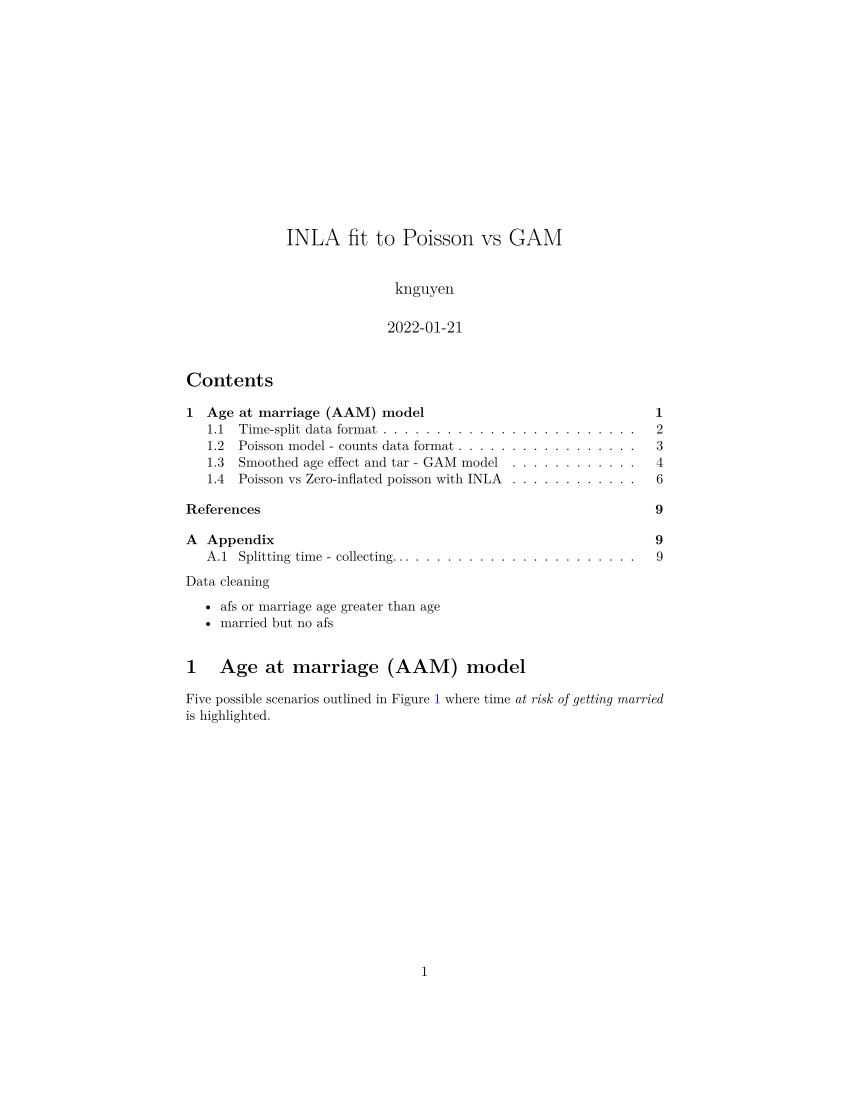

Source code (R):
#' ---
#' title: "INLA fit to Poisson vs GAM"
#' bibliography: "../zotero_biblatex.bib"
#' output:
#'   pdf_document:
#'     toc: true
#'     number_sections: true
#'     keep_tex: true
#'     include:
#'       in_header: "~/templates/floatHforRmarkdown.tex"
#' documentclass: article
#' linkcolor: blue
#' urlcolor: blue
#' citecolor: red
#' ---
#'
# -----------------------------------------------------------------------------

#+ packages and config, include=FALSE
library(rdhs)
library(tidyverse)
library(ggplot2)
library(janitor)
library(survival)
library(Epi)
library(popEpi)
library(mgcv)
tabyl <- function(dat, ...) janitor::tabyl(dat, ..., show_missing_level = FALSE)
library(knitr)
opts_chunk$set(echo = FALSE, cache = FALSE, out.extra = "")
set.seed(1)

library(INLA)
remotes::install_github("kklot/ktools")
library(ktools)
remotes::install_github("kklot/inlar")
library(inlar)

# Pull with `rdhs`
# set_rdhs_config(email = "ath19@ic.ac.uk", project = "Statistics and Machine Learning for HIV")
# datasets <- dhs_datasets("MW", fileFormat = "flat", fileType = c("IR")) %>%
#     filter(SurveyYear == 2015)  %>%
#     mutate(sex = if_else(FileType == "Individual Recode", "female", "male"))
# datasets
datasets <- readRDS("~/dhs_datasets.rds")
# downloads <- get_datasets(datasets$FileName)
# names(downloads)
downloads <- readRDS("~/dhs_downloads.rds")

x <- 1 # adapt from multiple datasets
o <- readRDS(downloads[[x]]) %>%
    as_tibble() %>%
    mutate(lab = datasets$SurveyId[x])

# Extract and converting date time 
dta <- o %>%
    select(
        psu = v021, strata = v023, weights = v005, dob = v011, doi = v008, afs = v531, lab,
        marriage_age = v511,
        n_union = v503,
        month_1st_union = v507,
        year_1st_union = v508,
        cmc_uninon = v509,
        marital_status = v501
    ) %>%
    mutate(
        marriage_age =  if_else(is.na(marriage_age), 0L, marriage_age),
        marriage_age2 = (cmc_uninon - dob) / 12,
        iso = substr(lab, 1, 2),
        yob = cmc_to_year(dob), svy = cmc_to_year(doi),
        age = svy - yob, sex = datasets$sex[x]
    )

#' Data cleaning
#'
#' - afs or marriage age greater than age
#' - married but no afs
#' 
dta %<>% filter(!(afs > age | marriage_age > age))
dta %<>% filter(!(marital_status != 0 & afs == 0))
# dta %<>% filter(afs <= marriage_age)
dta <- dta |>
    mutate(across(c(marital_status, n_union), as_factor)) %>%
    mutate(marital_status = fct_recode(
        marital_status,
        separated = "no longer living together/separated",
        union = "living with partner"
    ))

#' # Age at marriage (AAM) model
#'
#' Five possible scenarios outlined in \cref{fig:aamModel} where time *at risk of
#' getting married* is highlighted.
#'
#+ aamModel, fig.cap = "AAM risk set model", fig.height=3
bind_rows(
    tibble(start = char(birth, afs, aam), end = char(afs, aam, aai), a = 0:2, z = 1:3, risk = c(0, 1, 0)),
    tibble(start = char(birth, afs), end = char(afs, aai), a = c(0, 1), z = c(1, 3), risk = c(0, 1)),
    tibble(start = char(birth, aam, afs), end = char(aam, afs, aai), a = c(0, .7, 1), z = c(.7, 1, 3), risk = c(1, 0, 0)),
    tibble(start = char(birth, aam), end = char(aam, aai), a = c(0, .7), z = c(.7, 3), risk = c(1, 0)),
    #' no AFS
    tibble(start = char(birth), end = char(aai), a = c(0), z = c(3), risk = c(1)),
    .id = 'set'
) %>%
    mutate(risk = factor(risk, labels = char(No, Yes)), 
    across(where(is.character), str_to_upper)) %>%
    ggplot() +
        geom_segment(aes(a, 1, xend = z, yend = 1, color=risk), arrow = arrow(type = "closed")) +
        geom_text(aes(a, 1.1, label = start)) +
        geom_text(aes(z, 1.1, label = end)) +
        theme_void() +
        scale_color_manual(values = c("grey", "#FD7C02")) +
        coord_cartesian(ylim = c(.5, 1.5)) +
        facet_grid(vars(set)) +
        guides(color = 'none')
#' The first case is the typical states transition with observed marriage event;
#' the second case is right censored at the time of interview. The third and
#' fourth case are special in that the time "at risk of getting marriage" are
#' counted from birth. To reflect the difference between this exposure time and
#' the two standard cases (1 and 2), respondent's age at the exposure time are
#' taken into account.
#' 
lexis <- dta %>%
    select(age, marriage_age, afs) %>%
    mutate(
        across(where(is.integer), as.numeric),
        event = as.numeric(marriage_age != 0),
        age_0 = case_when(
            event == 1 & afs != 0 & afs <= marriage_age ~ afs, # age count from afs
            event == 0 & afs != 0 ~ afs, # age count from afs
            event == 1 & afs != 0 & afs > marriage_age ~ 0, # age count from birth
            event == 1 & afs == 0 ~ 0, # age count from birth
            event == 0 & afs == 0 ~ 0 # age count from a
        ),
        time = case_when(
            event == 1 & afs != 0 & afs <= marriage_age ~ marriage_age - afs, 
            event == 0 & afs != 0 ~ age - afs, 
            event == 1 & afs != 0 & afs > marriage_age ~ marriage_age, 
            event == 1 & afs == 0 ~ marriage_age,
            event == 0 & afs == 0 ~ age
        )
    )

#' ## Time-split data format
#'
#' The exposure time is divided by equidistant intervals of length $\tau = 1$,
#' from zero year to maximum 46 in this data. Status of the respondents at all
#' periods prior to the end of the study period (\cref{fig:aamModel}) was set to
#' single.
#'
#' Respondent's age at each of the intervals is calculated accordingly and
#' modelled as a covariate. To avoid dropping of samples with immediate
#' transition (time at risk is zero), a month was added to the age at marriage
#' if age at marriage equal age at first sex (or adding 1/12 to exposure time
#' where exposure time is zero). The example is shown in \cref{tab:data_lexis}.
#'
#+ message=F, warnings=F
#' lexis %<>% mutate(time = if_else(time == 0, time + 1 / 12, time)) # add a month
Lx <- Epi::Lexis(
    exit = list(tar = time),
    exit.status = factor(event, labels = c("Single", "Married")),
    data = lexis
)
sL <- splitMulti(Lx, tar = seq(0, 46, 1))
sL %<>% mutate(aar = age_0 + tar)

#+ data_lexis, results = "asis"
sL %>%
    head() %>%
    kable(caption = "\\label{tab:data_lexis}Lexis data format: 
    lex.id: respondent's id,
    tar: time at risk,
    lex.dur: at risk duration,
    aar: age at risk,
    age: age at interview,")

summary(sL)

#' ## Poisson model - counts data format
#'
#' Counting the events and person-year by time at risk and age at risk
#' (\cref{tab:dataCountFormat}). The empirical rates of marriage are shown in
#' \cref{fig:empirical_rate} where time since at risk is grouped for
#' visualization.
#'
psdata <- sL %>%
    group_by(tar, aar) %>%
    summarise(
        count = sum(lex.Xst == "Married"),
        person_year = n()
    ) %>%
    ungroup() %>% as.data.frame()

#+ results = "asis"
psdata %>%
    head() %>%
    kable(caption = "\\label{tab:dataCountFormat}Count data format")

caption_long <-
    "Rate of marriage per person-year by exposure time and age at risk based on
    count format data. Thick line is median across exposure time."

psdata %>%
    # grouping for plotting only
    mutate(tar2 = findInterval2(tar, c(0:10, 15, 20))) %>%
    group_by(tar2, aar) %>%
    mutate(count = sum(count), person_year = sum(person_year)) %>%
    ungroup() %>%
    mutate(rate = count / person_year) %>%
    group_by(aar) %>%
    mutate(med = median(rate)) -> empirical_rate

#+ empirical_rate, fig.cap = caption_long
empirical_rate %>%
    ggplot() +
    geom_line(aes(aar, rate, color = factor(tar2))) +
    geom_line(aes(aar, med), size = 2) +
    scale_color_viridis_d() +
    theme(legend.position = 'bottom') +
    labs(color = "Time since at risk", x = "Age at risk")

#' ## Smoothed age effect and tar - GAM model
#' 
#' To reflect the observed nonlinear age effect in \cref{fig:empirical_rate}.
#' Age effect is smoothed with `gam` as follows:
#' 
mp2 <- gam(count ~ s(aar) + s(tar), poisson(link = "log"), psdata, offset = log(person_year))
#' The model with smoothed age effect shows significant improvement, as seen in
#' in \Cref{fig:poisson_rate_separate}. Rate of marriage increases with age and taping
#' off from age 25. Consider adolescent age, marriage are more likely to occur
#' within a year exposed to risk (sexual debut in this case). 

# prediction data frame
nd <- crossing(aar = 10:30, tar = c(0,1,2,3,5,7,10))

#+ poisson_rate_merge, fig.cap = 'Estimate rate of marriage by age'
rom <- ci.pred(mp2, nd) %>%
    as_tibble() %>%
    rename_with(~ char(est, lo, up)) %>%
    bind_cols(nd) %>%
    left_join(psdata, char(aar, tar))  %>% 
    ggplot() +
    geom_point(aes(aar, count/person_year, color = factor(tar))) +
    geom_line(aes(aar, est, color = factor(tar))) +
    geom_ribbon(aes(aar, est, ymin=lo, ymax=up, fill = factor(tar)), alpha = .5) +
    labs(
        title = "Poisson model with fixed effect of TAR",
        x = "Age", y = "Rate", color = "Time since at risk"
    ) + guides(fill = 'none')
rom

#+ poisson_rate_separate, fig.cap = 'Estimate rate of marriage by age'
rom + facet_wrap(~tar, scales = 'fixed')

#' ## Poisson vs Zero-inflated poisson with INLA
#'
#' The likelihood is defined as
#'
#' $$\text{Prob}(y \mid \ldots ) = p \times 1_{[y=0]} + (1-p)\times \text{Poisson}(y)$$
#'
#' where $p$ is a hyperparameter where
#'
#' $$p = \frac{\exp(\theta)}{1+\exp(\theta)}$$
#'
#' and the Gaussian prior is defined on $\theta$.
result0 = inla(
    count ~ f(aar, model = "rw1") + f(tar, model = "rw1") + offset(ln_py),
    family = "zeroinflatedpoisson1",
    data = psdata %>% bind_rows(nd %>% mutate(count = NA)) %>% mutate(ln_py = log(person_year)),
    # data = psdata %>% filter(person_year != 1) %>% bind_rows(nd %>% mutate(count = NA)) %>% mutate(ln_py = log(person_year)),
    control.predictor = list(compute = TRUE, link = 1),
    control.compute = list(config = TRUE, waic = T)
)

result1 = inla(
    count ~ f(aar, model = "rw1") + f(tar, model = "rw1") + offset(ln_py),
    family = "poisson",
    data = psdata %>% bind_rows(nd %>% mutate(count = NA)) %>% mutate(ln_py = log(person_year)),
    # data = psdata %>% filter(person_year != 1) %>% bind_rows(nd %>% mutate(count = NA)) %>% mutate(ln_py = log(person_year)),
    control.predictor = list(compute = TRUE, link = 1),
    control.compute = list(config = TRUE, waic = T)
)

#+ WAIC, results = 'asis'
bind_rows(
    result1$waic[1:2] %>% bind_cols() %>% mutate(model = "Poisson"),
    result0$waic[1:2] %>% bind_cols() %>% mutate(model = "Zero-inflated")
) %>%
    relocate(model, .before = waic) %>%
    knitr::kable(caption = "\\label{tab:waic}WAIC Poisson vs Zero-inflated Poisson")

#' Estimate the probability of having no case of marriage is 7%. This is not
#' what we want. The exceed zeros in is the zero in time, not zero in number of
#' marriages in a period.
#' 
#' Let work on this to get INLA into the story. Mainly how to deal with
#' prediction without the offset: fitted values will include `offset` but does
#' not include `E`
#' 
#+ hyperpar_poisson1, results = 'asis'
result0$summary.hyperpar %>%
    select(1:2)  |> 
    knitr::kable(caption='\\label{tab:hyperpar_poisson}Poisson zero-inflated hyperparameters')
result1$summary.hyperpar %>%
    select(1:2)  |> 
    knitr::kable(caption='\\label{tab:hyperpar_poisson}Poisson hyperparameters')

#' Effect of AAR and TAR are shown in \cref{fig:inla_poisson_re}.
#'
#+ inla_poisson_re, fig.cap = 'RW2 models for age and time at risk'
autoplot(result0, "summary", "random") + facet_wrap(~var, scales = "free") +
    geom_hline(yintercept = 0)

#+ inla_poisson_fitted, fig.cap = 'Fitted values vs median - INLA'
autoplot(result0, "summary", "fitted.values") +
    geom_abline(slope = 1, intercept = 0)

#' Sample from posteriors and get the prediction for the combinations of TAR and AAR.
#' 
r.samples <- inla.posterior.sample(n = 100, result = result0, num.threads = 4)
post_latent <- r.samples %>%
    as_tibble(var = "latent") %>%
    filter(term == "Predictor") %>%
    slice(nrow(psdata) + 1:nrow(nd)) %>%
    group_by(term_id) %>%
    summarise(value = mean(value), up = quantile(value, probs = .975), lo = quantile(value, probs = 0.025)) %>%
    bind_cols(nd)

r.samples <- inla.posterior.sample(n = 100, result = result1, num.threads = 4)
post_latent1 <- r.samples %>%
    as_tibble(var = "latent") %>%
    filter(term == "Predictor") %>%
    slice(nrow(psdata) + 1:nrow(nd)) %>%
    group_by(term_id) %>%
    summarise(value = mean(value), up = quantile(value, probs = .975), lo = quantile(value, probs = 0.025)) %>%
    bind_cols(nd)

psdata %>%
    group_by(tar, aar) %>%
    mutate(count = sum(count), person_year = sum(person_year)) %>%
    ungroup() %>%
    mutate(rate = count / person_year) %>%
    group_by(aar) %>%
    mutate(med = median(rate)) -> empirical_rate

post_latent %>%
    bind_rows(post_latent1, .id = "model") %>%
    mutate(model = if_else(model == 1, "Poisson", "Zero-inflated")) %>%
    left_join(empirical_rate, char(tar, aar))  %>%
    ggplot() +
    geom_line(aes(aar, exp(value), color = factor(tar), linetype = model)) +
    geom_point(aes(aar, rate, color = factor(tar))) +
    facet_wrap(~tar)

# -----------------------------------------------------------------------------
#' 
#' # References {-}
#' 
#' <div id="refs"></div>
#' 
#' \setcounter{section}{0}
#' \renewcommand{\thesection}{\Alph{section}}
#' \setcounter{table}{0}
#' \renewcommand{\thetable}{A\arabic{table}}
#' \setcounter{figure}{0}
#' \renewcommand{\thefigure}{A\arabic{figure}}
#
#' # Appendix
#' 
# -----------------------------------------------------------------------------
#' ## Splitting time - collecting...
#'
#' The common survival analysis views time as the response variable. If survival
#' model is viewed from the demographic aspect, the basic observation is not one
#' time to event (or censoring) for each individual, but rather many periods of
#' follow up from each individual. This means modeling of rates rather than time
#' to response, where response is a dichotomous outcome in each interval.
#'
#' In this set up, time is a covariate and exposure time is response. Stratified
#' analysis becomes an interaction between time and a categorical covariate, and
#' time-varying coefficients becomes interactions between time and a continuous
#' covariate. Finally, the modeling can be done with Poisson regression
#' framework.
#'
#' The Cox-model is a special case of a Poisson model where the time covariate
#' is modelled with one parameter per failure time. Poisson modeling of disease
#' rates and follow-up studies are usually restricted to constant rate over
#' time-spans, If follow-up time are in small intervals, smoothing of rates can
#' be done by splitting the follow-up in small intervals, and modeling datasets
#' in which each record represents a period of follow-up time for a person.
#'
#' Takes the survival $X$ as response variable and censoring by time $Z$. In
#' survival data we only observe the time $\min(X,Z)$ and the event indicator
#' $\delta = 1{X < Z}$.  In a life-table, differences on the time scale are
#' accumulated as risk time whereas the position on the time scale (age) for
#' these are used as a covariate.
#'
#' Consider a study where the follow-up time for each individual is divided into
#' small intervals of equal length $y$ and each with an exit status recorded (0
#' for most of the intervals and 1 for the last interval for individuals
#' experiencing an event). Each interval contributes an observation of an
#' empirical rate, $(d, y)$, where $d$ is the number of events in the interval,
#' and $y$ is the length of the interval, i.e. the risk time. This definition is
#' slightly different from the traditional as $d/y$ (or $\sum d/\sum y$) in that
#' it keep the entire information content in the observation even if the number
#' of events is 0. This makes it usable as a response variable in all
#' situations.
#'
#' The rate of event occurrence is defined as a function of some timescale, $t$:
#'
#' $$\lambda(t) = \lim_{h\rightarrow 0} \frac{P{\text{event in} (t, t + h]|
#' \text{at risk at time} t}}{h}$$
#'
#' The rate may depend on covariates. In this formulation time $t$ is a
#' covariate and $h$ is risk time, namely the difference between two points on
#' the time ($t + h$ and $t$).
#'
#' The likelihood contribution from an observed $(d, y)$ for an interval with
#' constant rate $\lambda$ is a Bernoulli likelihood with probability $\lambda
#' y$
#'
#' $$L(\lambda | (d, y)) = (\lambda y)^d (1 - \lambda y)^{1 - d} =
#' ( \frac{\lambda y}{1 - \lambda y} )^d (1 - \lambda y)$$
#'
#' $$\log(L) = l(\lambda | (d, y)) = d \log( \frac{\lambda y}{1 - \lambda y} ) +
#' \log(1 - \lambda y) $$
#'
#' The contributions to the likelihood from one individual are conditionally
#' independent, i.e, the total likelihood from one individual across intervals
#' $t_0, t_1, t_2, t_3, t_4$ is

#' \begin{flalign}
#' P{\text{event at} t_4| alive at t0} &= P(\text{event at} t_4| alive at t_3)\\
#' &\times P(survive (t_2, t_3)| alive at t_2) \\
#' &\times P(survive (t_1, t_2)| alive at t_1) \\
#' &\times P(survive (t_0, t_1)| alive at t_0)
#' \end{flalign}

#' which is similar to independent Poisson observations likelihood. The amount
#' and spacing of events limits how detailed the rates can be modelled. The
#' model depends on how large intervals of constant rate is acceptable to the
#' study context.
#'
#' The Cox model specifies the intensity $\lambda$ as a function of time ($t$)
#' and the covariates $(x_1,...,x_p)$ through the linear predictor $\eta_i =
#' \beta_1 x_{1i} + \beta_p x_{pi}$ as:
#'
#' $$\lambda(t, x_i) = \lambda_0(t) \exp(\eta_i)$$
#'
#' with the partial log-likelihood
#'
#' $$l(\beta) = \sum_{\text{death times}} \log(\frac{e^{\eta_{death}}{\sum_{i\in
#' R_t}e^{\eta_i}}})$$
#'
#' where $R_t$ is the risk set at time $t$ including all individuals at risk at
#' time $t$
#'
#' The assumption behind the Poisson approach is essentially only the assumption
#' that a model with constant rates in each small interval gives an adequate
#' description of data. So in practice we would split data in small equidistant
#' intervals
